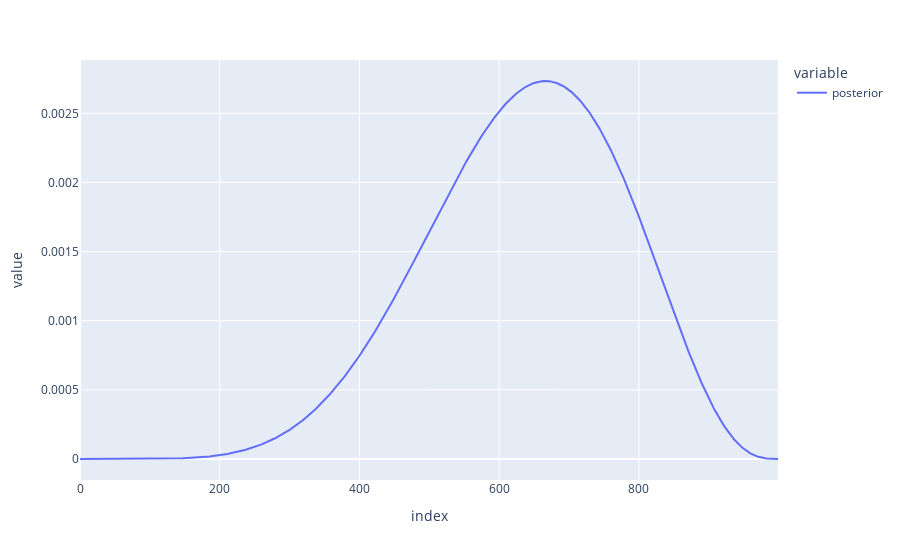

Write notebook code for a chart like this one.
### Markdown cell above
#### 3.2

### Code cell
p_grid = np.linspace(0, 1, 1000)
prob_p = np.ones(1000) # flat prior
prob_data = sp.stats.binom.pmf(k=6, n=9, p=p_grid)
posterior = prob_data * prob_p
posterior  = pd.Series(
    data=posterior / posterior.sum(),
    name="posterior",
    #index=p_grid
)
p_grid = pd.Series(
    data=p_grid,
    name="p_grid"
)


fig_post_analytic= px.line(posterior)
fig_post_analytic

### Figure 1 — Plotly figure (JSON) as saved in the notebook; plotly's stock layout.template omitted (floating-point values rounded to 4 significant figures; data arrays with more than 128 entries replaced by an {"elided": "..."} marker saying what was removed)
{"data": [{"hovertemplate": "variable=posterior<br>index=%{x}<br>value=%{y}<extra></extra>", "legendgroup": "posterior", "line": {"color": "#636efa", "dash": "solid"}, "marker": {"symbol": "circle"}, "mode": "lines", "name": "posterior", "orientation": "v", "showlegend": true, "type": "scatter", "x": {"elided": "1000 int values"}, "xaxis": "x", "y": {"elided": "1000 float values"}, "yaxis": "y"}], "layout": {"legend": {"title": {"text": "variable"}, "tracegroupgap": 0}, "margin": {"t": 60}, "xaxis": {"anchor": "y", "domain": [0, 1], "title": {"text": "index"}}, "yaxis": {"anchor": "x", "domain": [0, 1], "title": {"text": "value"}}}}
